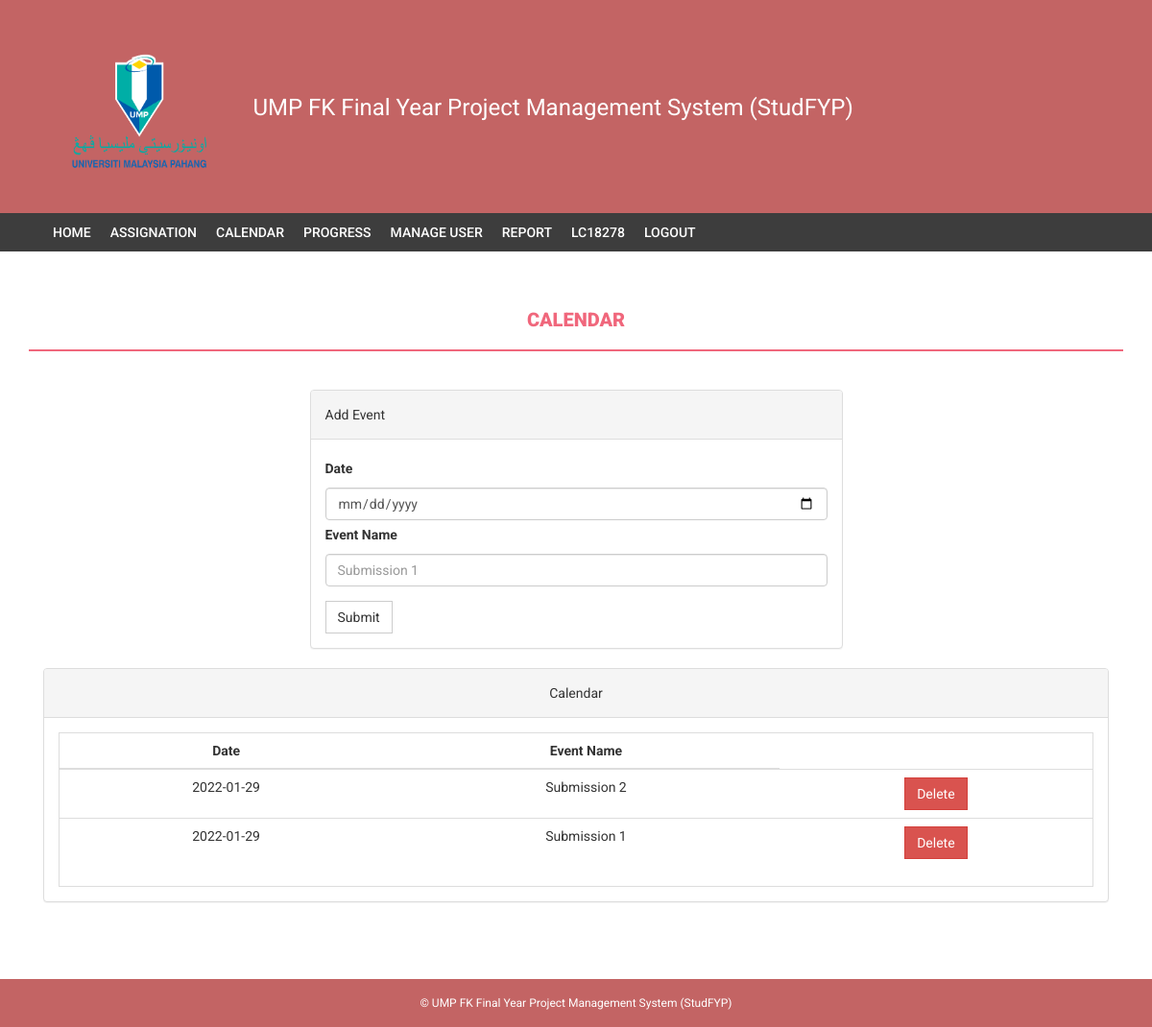
The page /coordinator/calendar.php (signed in) on the database its author committed.
### tables this page shows
CREATE TABLE `calendar` (
  `calID` int(11) NOT NULL,
  `day` date NOT NULL,
  `event` varchar(100) NOT NULL
);

### coordinator/calendar.php (the view, shortened to what this page needs)
<?php
include('includes/config.php');
?>
<!DOCTYPE html>
<html xmlns="http://www.w3.org/1999/xhtml">
<head>
    <link href="assets/css/bootstrap.css" rel="stylesheet" />
    <link href="assets/css/font-awesome.css" rel="stylesheet" />
    <link href="assets/css/style.css" rel="stylesheet" />
</head>
<body>
<?php include('includes/header.php');
 include('includes/menubar.php');
 ?>
   <div class="content-wrapper">
        <div class="container">
              <div class="row">
                    <div class="col-md-12">
                        <h1 class="page-head-line">Calendar</h1>
                    </div>
                </div>
                <div class="row" >
                  <div class="col-md-3"></div>
                    <div class="col-md-6">
                        <div class="panel panel-default">
                        <div class="panel-heading">
                           Add Event
                        </div>
<div class="panel-body">
    <form name="semester" method="post">
   <div class="form-group">
    <label for="semester">Date</label>
    <input type="date" class="form-control" id="date" name="date" placeholder="date" required />
    <label for="semester">Event Name</label>
    <input type="text" class="form-control" id="evtname" name="evtname" placeholder="Submission 1" required />
  </div>
 <button type="submit" name="submit" class="btn btn-default">Submit</button>
</form>
                            </div>
                            </div>
                    </div>
                </div>
                <div class="col-md-12">
                    <div class="panel panel-default">
                        <div class="panel-heading">
                            Calendar
                        </div>
                        <div class="panel-body">
                            <div class="table-responsive table-bordered">
                                <table class="table">
                                    <thead>
                                        <tr>
                                            <th style="text-align:center;">Date</th>
                                            <th style="text-align:center;">Event Name</th>
                                        </tr>
                                    </thead>
                                    <tbody>
<?php
$sql=mysqli_query($bd, "select * from calendar ORDER BY day asc");
while($row=mysqli_fetch_array($sql))
{
?>
                                        <tr>
                                            <td><?php echo htmlentities($row['day']);?></td>
                                            <td><?php echo htmlentities($row['event']);?></td>
                                            <td>
  <a href="calendar.php?id=<?php echo $row['day']?>&del=delete" onClick="return confirm('Are you sure you want to delete?')">
                                            <button class="btn btn-danger">Delete</button>
</a>
                                            </td>
                                        </tr>
<?php
} ?>
                                    </tbody>
                                </table>
                            </div>
                        </div>
                    </div>
                </div>
            </div>
        </div>
  <?php include('includes/footer.php');?>
</body>
</html>

### coordinator/assets/css/style.css (style rules this page uses)
body { font-family: 'Roboto', sans-serif; line-height: 30px; }
.content-wrapper { margin-top: 40px; min-height: 600px; padding-bottom: 60px; }
.page-head-line { font-weight: 900; padding-bottom: 20px; border-bottom: 2px solid #F0677C; text-transform: uppercase; color: #F0677C; font-size: 20px; margin-bottom: 40px; }
.btn { border-radius: 0px; -webkit-border-radius: 0px; -moz-border-radius: 0px; }

### coordinator/includes/footer.php (style rules this page uses)
.col-md-12 { text-align: center; }

### rows shown on the page
calendar: day "2022-01-29", event "Submission 2"
calendar: day "2022-01-29", event "Submission 1"

### other values the page prints
$User "LC18278"
